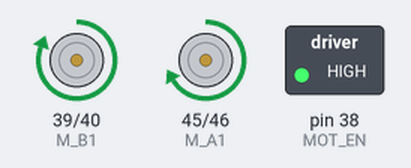
Bench run of a sketch on a simulated Arduino Mega 2560, built with avr-gcc and run on an emulated ATmega2560. On the bench: motor-driver pin pairs drawn as motors (green arrow = first pin HIGH = forward, orange = second pin HIGH = backward, longer = more drive), switched loads named in the sketch (green lamp = pin HIGH).

Above: at 1.0 s.
At 3.5 s:
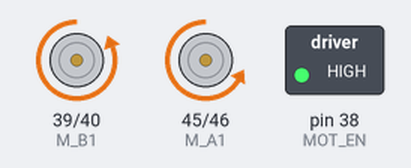
At 5.5 s:
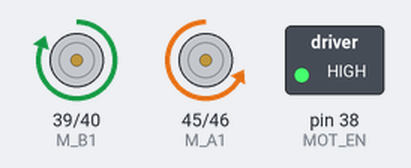
At 8.5 s:
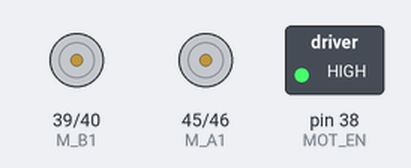
Timing chart, 0 to 12.4 s (numbered marks = the images above):
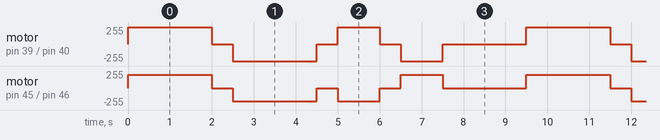

The sketch:

ai_board_motor_test.ino
```cpp
// Pin Definitions
const int M_A1 = 45; // PWM Capable
const int M_A2 = 46; // PWM Capable
const int M_B1 = 39; // PWM Capable
const int M_B2 = 40; // PWM Capable
const int MOT_EN = 38; // Digital Enable

int motorSpeed = 200; // 0 - 255

void setup() {
  pinMode(M_A1, OUTPUT);
  pinMode(M_A2, OUTPUT);
  pinMode(M_B1, OUTPUT);
  pinMode(M_B2, OUTPUT);
  pinMode(MOT_EN, OUTPUT);

  // Enable the driver
  digitalWrite(MOT_EN, HIGH);
}

void stop() {
  analogWrite(M_A1, 0);
  analogWrite(M_A2, 0);
  analogWrite(M_B1, 0);
  analogWrite(M_B2, 0);
}

void forward(int speed) {
  analogWrite(M_A1, speed);
  analogWrite(M_A2, 0);
  analogWrite(M_B1, speed);
  analogWrite(M_B2, 0);
}

void backward(int speed) {
  analogWrite(M_A1, 0);
  analogWrite(M_A2, speed);
  analogWrite(M_B1, 0);
  analogWrite(M_B2, speed);
}

void left(int speed) {
  analogWrite(M_A1, 0);
  analogWrite(M_A2, speed);
  analogWrite(M_B1, speed);
  analogWrite(M_B2, 0);
}

void right(int speed) {
  analogWrite(M_A1, speed);
  analogWrite(M_A2, 0);
  analogWrite(M_B1, 0);
  analogWrite(M_B2, speed);
}

void loop() {
  forward(motorSpeed);
  delay(2000);
  stop();
  delay(500);

  backward(motorSpeed);
  delay(2000);
  stop();
  delay(500);

  left(motorSpeed);
  delay(1000);
  stop();
  delay(500);

  right(motorSpeed);
  delay(1000);
  stop();
  delay(2000);
}
```

Measured:
- by itself, motor on pin 39 (M_B1) / pin 40 (M_B2): repeats every 9.5 s: stopped 0.50 s, backward 255/255 2.0 s, stopped 0.50 s, forward 255/255 1.0 s, stopped 0.50 s, backward 255/255 1.0 s, stopped 2.0 s, forward 255/255 2.0 s
- by itself, motor on pin 45 (M_A1) / pin 46 (M_A2): repeats every 9.5 s: stopped 0.50 s, backward 200/255 2.0 s, stopped 0.50 s, backward 200/255 1.0 s, stopped 0.50 s, forward 200/255 1.0 s, stopped 2.0 s, forward 200/255 2.0 s
